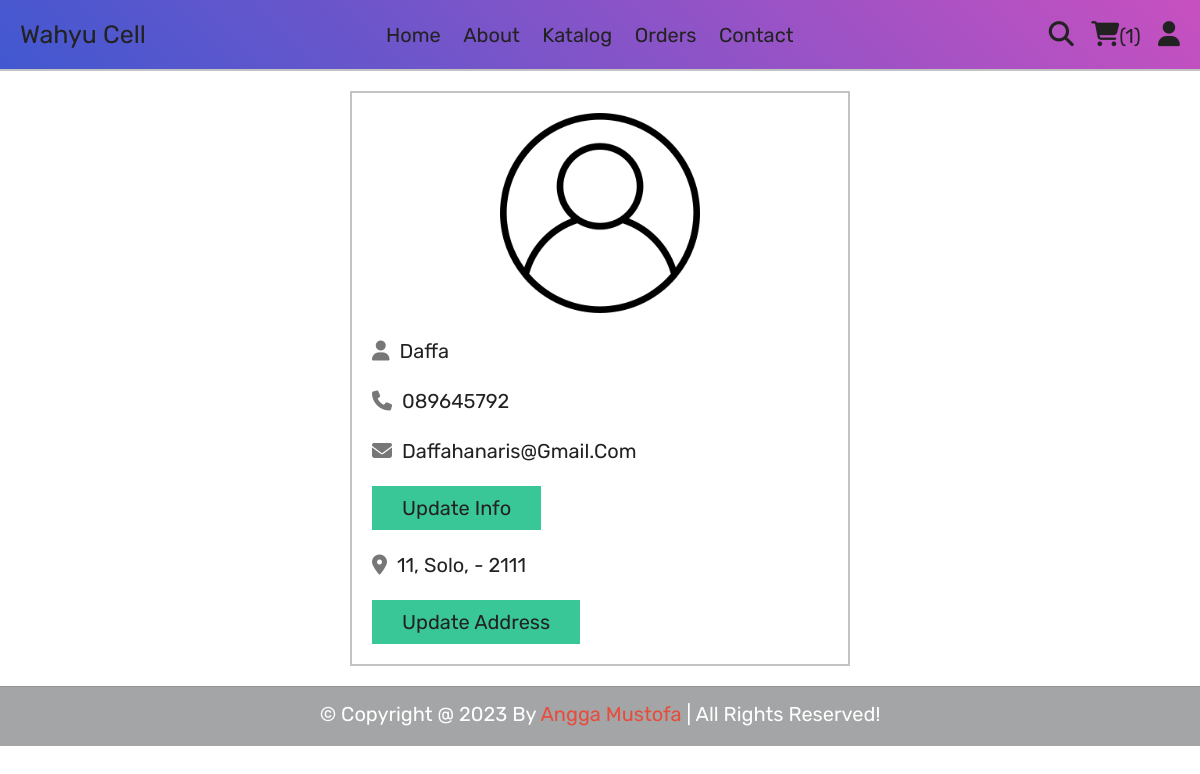
Screenshot of /profile.php (signed in) with the database file from the repository.
### tables this page shows
CREATE TABLE `users` (
  `id` int(100) NOT NULL,
  `name` varchar(20) NOT NULL,
  `email` varchar(50) NOT NULL,
  `number` varchar(10) NOT NULL,
  `password` varchar(50) NOT NULL,
  `address` varchar(500) NOT NULL
);

### profile.php (the view, shortened to what this page needs)
<?php
include 'components/connect.php';
?>
<!DOCTYPE html>
<html lang="en">
<head>
   <link rel="stylesheet" href="https://cdnjs.cloudflare.com/ajax/libs/font-awesome/6.1.1/css/all.min.css">
   <link rel="stylesheet" href="css/style.css">
</head>
<body>
<?php include 'components/user_header.php'; ?>
<section class="user-details">
   <div class="user">
      <img src="images/user-icon.png" alt="">
      <p><i class="fas fa-user"></i><span><span><?= $fetch_profile['name']; ?></span></span></p>
      <p><i class="fas fa-phone"></i><span><?= $fetch_profile['number']; ?></span></p>
      <p><i class="fas fa-envelope"></i><span><?= $fetch_profile['email']; ?></span></p>
      <a href="update_profile.php" class="btn">update info</a>
      <p class="address"><i class="fas fa-map-marker-alt"></i><span><?php if($fetch_profile['address'] == ''){echo 'please enter your address';}else{echo $fetch_profile['address'];} ?></span></p>
      <a href="update_address.php" class="btn">update address</a>
   </div>
</section>
<?php include 'components/footer.php'; ?>
</body>
</html>

### css/style.css (style rules this page uses)
:root { --yellow:#3ac797; --ye:#cfcc3a; --red:#e74c3c; --white:#fff; --black:#222; --grey: rgb(195, 195, 195); --light-color:#777; --blue : #252734; --border:.2rem solid var(--grey); }
* { font-family: 'Rubik', sans-serif; margin:0; padding:0; box-sizing: border-box; outline: none; border:none; text-transform: capitalize; transition: all .2s linear; text-decoration: none; }
html { font-size: 62.5%; scroll-behavior: smooth; stop-opacity: 7rem; }
section { margin:0 auto; max-width: auto; padding:2rem; }
.btn, .delete-btn { margin-top: 1rem; display: inline-block; font-size: 2rem; padding:1rem 3rem; cursor: pointer; text-transform: capitalize; transition: .2s linear; }
.btn { background-color: var(--yellow); color:var(--black); }
.user-details .user { max-width: 50rem; margin:0 auto; border:var(--border); padding:2rem; }
.user-details .user img { width: 100%; height: 20rem; object-fit: contain; margin-bottom: 1rem; }
.user-details .user p { padding:1rem 0; line-height: 1.5; font-size: 2rem; }
.user-details .user p span { color:var(--black); }
.user-details .user p i { margin-right: 1rem; color:var(--light-color); }
.user-details .user .address { margin-top: 1rem; }

### rows the page displays
users: name "Daffa", number "089645792", email "Daffahanaris@gmail.com", address "11, Solo, - 2111"

### other values shown
$total_cart_items "1"
